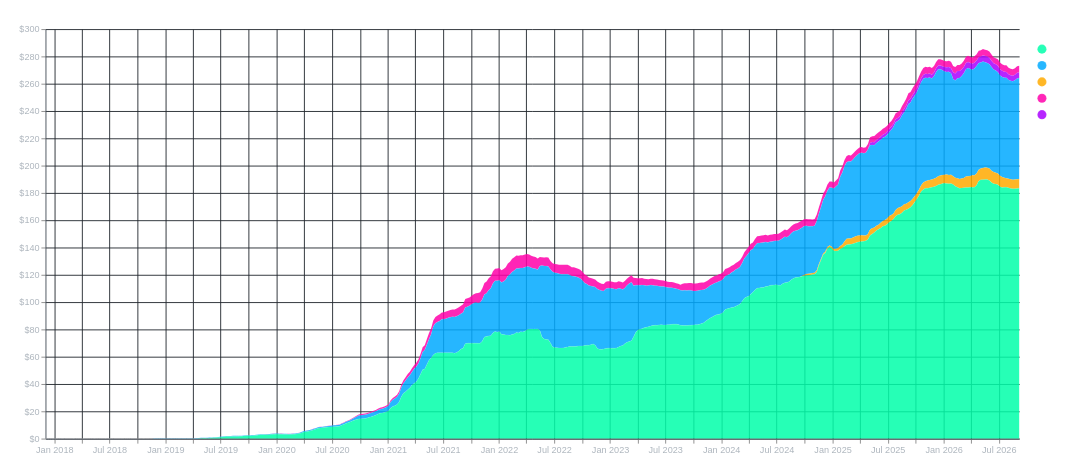

The notebook cell saved with this chart:
### Code cell
def plot_stablecoin_historical_circulating(prepared_data, normalize=False):

    # Resample to weekly frequency
    df_weekly = (
        prepared_data.set_index("date")
        .groupby("symbol")
        .resample("W")["circulating_b"]
        .mean()
        .reset_index()
    )
    # Find the latest date in your dataset
    latest_date = df_weekly["date"].max()
    
    # Get the circulating supply at the latest date and sort descending
    latest_values = (
        df_weekly[df_weekly["date"] == latest_date]
        .sort_values(by="circulating_b", ascending=False)
    )
    
    # Extract sorted list of symbols based on their final values
    sorted_symbols = latest_values["symbol"].tolist()
    
    # Ensure "Others" is moved to the end if present
    if "Others" in sorted_symbols:
        sorted_symbols.remove("Others")
        sorted_symbols.append("Others")

    df_weekly["symbol_order"] = pd.Categorical(df_weekly["symbol"], categories=sorted_symbols, ordered=True)

    # define chart things dinamically
    stack_mode = "normalize" if normalize else "zero"
    y_title = "Market Share Percentage" if normalize else "Total Circulating Supply ($ Billions)"
    y_format = "%.0%" if normalize else "$~s"
    chart_title = "Stablecoin Market Share Over Time (%)" if normalize else "Stablecoin Circulating Supply Over Time"
    
    # Define explicit symbol-to-color mapping
    color_map = {
        "USDT": "#00FFAA",  # Mint Green
        "USDC": "#00AAFF",  # Electric Blue
        "DAI": "#FF00AA",   # Neon Pink
        "USDS": "#FFAA00",  # Vivid Amber
        "USD1": "#AA00FF",  # Vibrant Purple
        "Others": "#6E7681",# Muted Slate Gray
    }
    
    # Match colors directly to the sorted symbol order
    domain = [s for s in sorted_symbols if s in color_map]
    range_colors = [color_map[s] for s in domain]
    
    # Build the chart
    chart = (
        alt.Chart(df_weekly)
        .mark_area(opacity=0.85, stroke="rgba(255,255,255,0.1)", strokeWidth=0.5)
        .encode(
            x=alt.X(
                "date:T",
                title="Date",
                axis=alt.Axis(
                    format="%b %Y",
                    gridColor="#22272E",
                    domainColor="#444C56",
                    labelColor="#ADB5BD",
                    titleColor="#FFFFFF",
                ),
            ),
            y=alt.Y(
                "circulating_b:Q",
                title=y_title,
                stack=stack_mode,
                axis=alt.Axis(
                    format=y_format,
                    gridColor="#22272E",
                    domainColor="#444C56",
                    labelColor="#ADB5BD",
                    titleColor="#FFFFFF",
                ),
            ),
            color=alt.Color(
                "symbol:N",
                title="Stablecoin",
                scale=alt.Scale(domain=domain, range=range_colors),
                legend=alt.Legend(
                    labelColor="#FFFFFF",
                    titleColor="#FFFFFF",
                    orient="right",
                ),
                sort=sorted_symbols,  # Legend sorted by last value
            ),
            # Order layers by the sorted order array
            order=alt.Order("symbol_order:O", sort="descending"),
            tooltip=[
                alt.Tooltip("date:T", title="Date", format="%b %d, %Y"),
                alt.Tooltip("symbol:N", title="Token"),
                alt.Tooltip(
                    "circulating_b:Q", title="Circulating ($B)", format="$.2f"
                ),
            ],
        )
        .properties(
            title=chart_title,
            width="container",
            height=450,
            background="transparent",
        )
        .configure_title(color="#FFFFFF", fontSize=18)
        .configure_view(strokeWidth=0)
    )
    return chart

plot_stablecoin_historical_circulating(s, True)

### Figure 1 — Vega specification as saved in the notebook (floating-point values rounded to 4 significant figures; data arrays with more than 128 entries replaced by an {"elided": "..."} marker saying what was removed)
{"$schema": "https://vega.github.io/schema/vega/v6.json", "data": [{"name": "source_0", "values": {"elided": "2285 records"}, "transform": [{"type": "formula", "expr": "toDate(datum['date'])", "as": "date"}]}], "signals": [{"name": "width", "init": "isFinite(containerSize()[0]) ? containerSize()[0] : 300", "on": [{"events": "window:resize", "update": "isFinite(containerSize()[0]) ? containerSize()[0] : 300"}]}], "marks": [{"type": "group", "name": "pathgroup", "from": {"facet": {"data": "source_0", "name": "faceted_path_main", "groupby": ["symbol", "symbol_order"]}}, "encode": {"update": {"width": {"field": {"signal": null, "datum": null, "group": "width", "parent": null}}, "height": {"field": {"signal": null, "datum": null, "group": "height", "parent": null}}}}, "marks": [{"type": "area", "name": "marks", "from": {"data": "faceted_path_main"}, "sort": {"field": "x"}, "encode": {"update": {"defined": {"signal": "isValid(datum[\"date\"]) && isFinite(+datum[\"date\"]) && isValid(datum[\"circulating_b\"]) && isFinite(+datum[\"circulating_b\"])"}, "tooltip": {"signal": "{\"Date\": timeFormat(datum[\"date\"], \"%b %d, %Y\"), \"Token\": isValid(datum[\"symbol\"]) ? isArray(datum[\"symbol\"]) ? join(datum[\"symbol\"], '\\n') : datum[\"symbol\"] : \"\"+datum[\"symbol\"], \"Circulating ($B)\": format(datum[\"circulating_b\"], \"$.2f\")}"}, "x": {"field": "date", "scale": "x"}, "fill": {"field": "symbol", "scale": "color"}, "opacity": {"value": 0.85}, "stroke": {"value": "rgba(255,255,255,0.1)"}, "y": {"field": "circulating_b_end", "scale": "y"}, "strokeWidth": {"value": 0.5}, "y2": {"field": "circulating_b_start", "scale": "y"}, "orient": {"value": "vertical"}}}, "style": ["area"]}]}], "scales": [{"name": "x", "type": "time", "domain": {"data": "source_0", "field": "date"}, "range": [0, {"signal": "width"}]}, {"name": "y", "type": "linear", "domain": {"data": "source_0", "fields": ["circulating_b_start", "circulating_b_end"]}, "range": [{"signal": "height"}, 0], "nice": true, "zero": true}, {"name": "color", "type": "ordinal", "domain": ["USDT", "USDC", "USDS", "DAI", "USD1"], "range": ["#00FFAA", "#00AAFF", "#FFAA00", "#FF00AA", "#AA00FF"]}], "axes": [{"scale": "x", "labels": false, "zindex": 0, "orient": "bottom", "domain": false, "grid": true, "aria": false, "gridScale": "y", "tickCount": {"signal": "ceil(width/40)"}, "gridColor": "#22272E", "minExtent": 0, "ticks": false, "maxExtent": 0}, {"scale": "y", "aria": false, "minExtent": 0, "grid": true, "labels": false, "maxExtent": 0, "tickCount": {"signal": "ceil(height/40)"}, "gridColor": "#22272E", "domain": false, "orient": "left", "ticks": false, "zindex": 0, "gridScale": "x"}, {"scale": "x", "zindex": 0, "titleColor": "#FFFFFF", "labelOverlap": true, "labelColor": "#ADB5BD", "grid": false, "title": "Date", "domainColor": "#444C56", "labelFlush": true, "orient": "bottom", "tickCount": {"signal": "ceil(width/40)"}, "format": "%b %Y"}, {"scale": "y", "orient": "left", "format": "$~s", "title": "Total Circulating Supply ($ Billions)", "labelColor": "#ADB5BD", "grid": false, "labelOverlap": true, "titleColor": "#FFFFFF", "tickCount": {"signal": "ceil(height/40)"}, "domainColor": "#444C56", "zindex": 0}], "title": {"text": "Stablecoin Circulating Supply Over Time", "frame": "group"}, "config": {"style": {"cell": {"strokeWidth": 0}, "group-title": {"fontSize": 18, "fill": "#FFFFFF"}}}, "padding": 5, "background": "transparent", "autosize": {"type": "fit-x", "contains": "padding"}, "height": 450, "style": "cell", "legends": [{"labelColor": "#FFFFFF", "orient": "right", "title": "Stablecoin", "titleColor": "#FFFFFF", "fill": "color", "symbolType": "circle", "encode": {"symbols": {"update": {"stroke": {"value": "rgba(255,255,255,0.1)"}, "opacity": {"value": 0.85}}}}}]}
